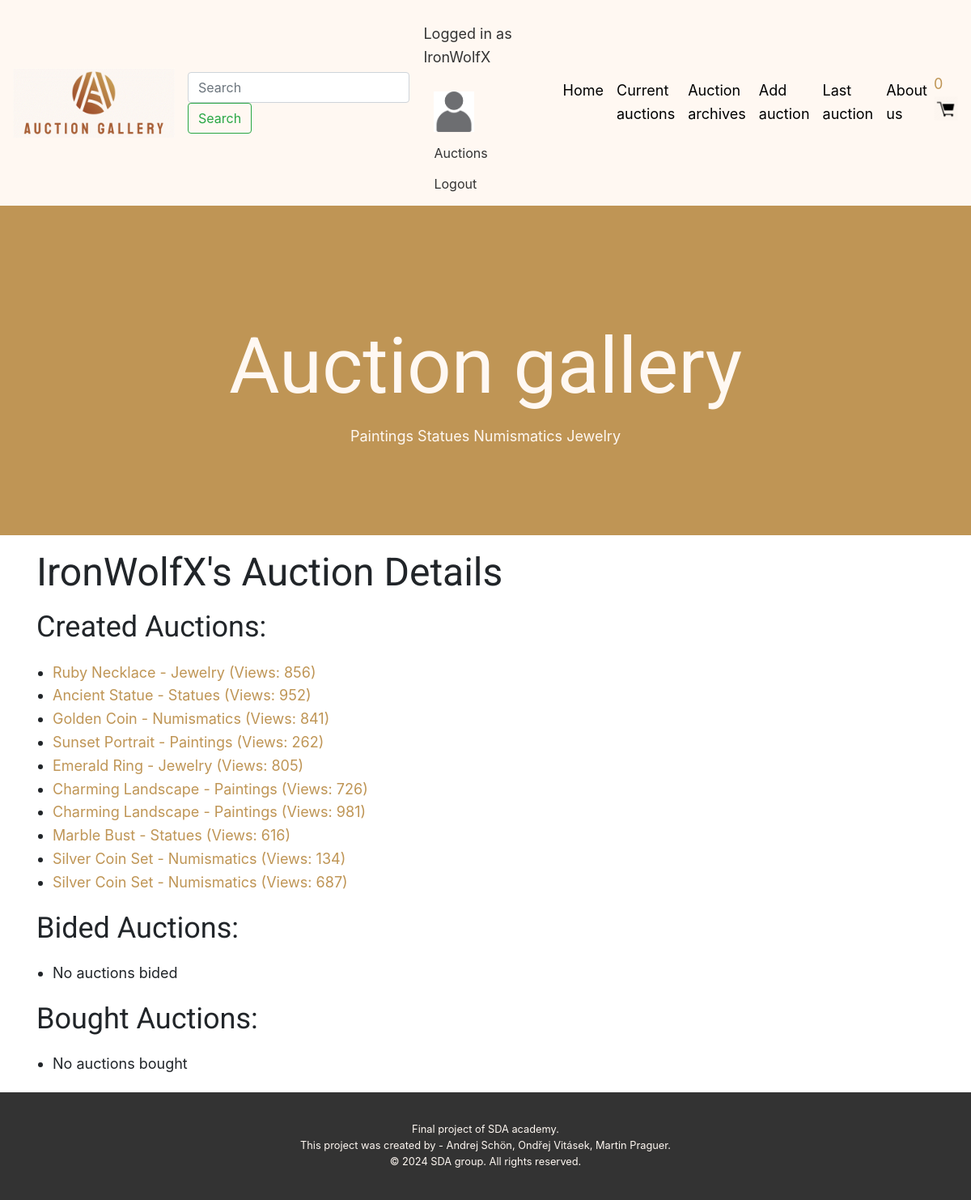
/users/15/ (signed in), run on the app's committed database.
### viewer/models.py (models this page shows, shortened)
class AddAuction(models.Model):
    name_auction = models.CharField(max_length=128)
    user_creator = models.ForeignKey(User, on_delete=models.DO_NOTHING, related_name='created_auctions')
    name_bider = models.ForeignKey(User, on_delete=models.DO_NOTHING, related_name='bided_auctions', null=True, blank=True)
    name_buyer = models.ForeignKey(User, on_delete=models.DO_NOTHING, related_name='listed_auctions', null=True, blank=True)
    category = models.ForeignKey('Category', on_delete=models.DO_NOTHING)
    description = models.TextField(default="No description provided")
    promotion = models.BooleanField(default=False)
    auction_start_date = models.DateTimeField(null=True, blank=True)
    auction_end_date = models.DateTimeField(null=True, blank=True)
    number_of_views = models.IntegerField(default=0)
    created = models.DateTimeField(auto_now_add=True)
    AUCTION_TYPE_CHOICES = [
        ('buy_now', 'Buy Now'),
        ('place_bid', 'Place Bid'),
    ]
    auction_type = models.CharField(max_length=10, choices=AUCTION_TYPE_CHOICES, default='place_bid')
    buy_now_price = models.DecimalField(max_digits=10, decimal_places=2, null=True, blank=True)
    price = models.DecimalField(max_digits=10, decimal_places=2, null=True, blank=True)
    start_price = models.DecimalField(max_digits=10, decimal_places=2, null=True, blank=True)
    previous_price = models.DecimalField(max_digits=10, decimal_places=2, null=True, blank=True)
    minimum_bid = models.DecimalField(max_digits=10, decimal_places=2, null=True, blank=True)
    is_sold = models.BooleanField(default=False)

class Category(models.Model):
    name = CharField(max_length=128)

### viewer/views.py (the view)
# urls.py: path('users/<int:user_id>/', user_detail, name='user_detail'),
@login_required
def user_detail(request, user_id):
    user_account = UserAccounts.objects.get(user=request.user)
    if user_account.account_type.account_type == 'Premium' or request.user.is_superuser:
        user = get_object_or_404(User, id=user_id)  # Získání detailů uživatele
        created_auctions = user.created_auctions.all()  # Aukce vytvořené uživatelem
        bided_auctions = user.bided_auctions.all()  # Aukce, kde uživatel přihazoval
        bought_auctions = user.listed_auctions.all()  # Aukce, které uživatel koupil
        return render(request, 'user_detail.html', {
            'user': user,
            'created_auctions': created_auctions,
            'bided_auctions': bided_auctions,
            'bought_auctions': bought_auctions,
        })
    else:
        return HttpResponseForbidden("Nemáte oprávnění pro zobrazení detailů uživatele.")

### viewer/cart_context.py (called while the page is built)
def cart_count(request):
    if request.user.is_authenticated:
        return {"cart_count": Cart.objects.filter(user=request.user).count() }
    else:
        return {}

### viewer/templates/user_detail.html
{% extends "base.html" %}
{% load static %}
{% load my_filters %}
{% block content %}
    <h2>{{ user.username }}'s Auction Details</h2>
    <h3>Created Auctions:</h3>
    <ul>
        {% for auction in created_auctions %}
            <li><a href="{% url 'add_auction_detail' auction.id %}">{{ auction.name_auction }} - {{ auction.category.name }} (Views: {{ auction.number_of_views }})</a></li>
        {% empty %}
            <li>No auctions created</li>
        {% endfor %}
    </ul>
    <h3>Bided Auctions:</h3>
    <ul>
        {% for auction in bided_auctions %}
            <li><a href="{% url 'add_auction_detail' auction.id %}">{{ auction.name_auction }} - {{ auction.category.name }} (Current Bid: {{ auction.price }})</a></li>
        {% empty %}
            <li>No auctions bided</li>
        {% endfor %}
    </ul>
    <h3>Bought Auctions:</h3>
    <ul>
        {% for auction in bought_auctions %}
            <li><a href="{% url 'add_auction_detail' auction.id %}">{{ auction.name_auction }} - {{ auction.category.name }} (Bought for: {{ auction.buy_now_price }})</a></li>
        {% empty %}
            <li>No auctions bought</li>
        {% endfor %}
    </ul>
{% endblock %}

### viewer/templates/navbar.html (shortened to what this page needs)
{% load static %}
<nav>
    {% if user.is_authenticated %}
        <div style="margin-left: 0.25cm;">
            <p style="color: #333333;">Logged in as {{ user.username }}
            </p>
            {% if user.profile.avatar %}
                <a href="{% url 'profile' %}" class="btn btn-link" style="color: #333333;"><img src="{{ user.profile.avatar.url }}" alt="Avatar" class="user-avatar" width="50" height="50"></a>
            {% else %}
                <a href="{% url 'profile' %}" class="btn btn-link" style="color: #333333;"><img src="{% static 'avatar.png' %}" alt="Default Avatar" class="user-avatar" width="50" height="50"></a>
            {% endif %}
            <a href="{% url 'auctions' %}" class="btn btn-link" style="color: #333333;">Auctions</a>
            <form method="post" action="{% url 'logout' %}" style="display:inline;">
                <button type="submit" class="btn btn-link" style="color: #333333;">Logout</button>
            </form>
        </div>
    {% else %}
        <a href="{% url 'login' %}" class="btn btn-link" style="color: #333333;">Login</a>
        <a href="{% url 'sign_up' %}" class="btn btn-link" style="color: #333333;">Sign up</a>
    {% endif %}
</nav>

### data on the page
AddAuction: name_auction "Ruby Necklace", category.name "Jewelry", number_of_views "856"
AddAuction: name_auction "Ancient Statue", category.name "Statues", number_of_views "952"
AddAuction: name_auction "Golden Coin", category.name "Numismatics", number_of_views "841"
AddAuction: name_auction "Sunset Portrait", category.name "Paintings", number_of_views "262"
AddAuction: name_auction "Emerald Ring", category.name "Jewelry", number_of_views "805"
AddAuction: name_auction "Charming Landscape", category.name "Paintings", number_of_views "726"
AddAuction: name_auction "Charming Landscape", category.name "Paintings", number_of_views "981"
AddAuction: name_auction "Marble Bust", category.name "Statues", number_of_views "616"
AddAuction: name_auction "Silver Coin Set", category.name "Numismatics", number_of_views "134"
AddAuction: name_auction "Silver Coin Set", category.name "Numismatics", number_of_views "687"

### other printed values
{{ user.username }} "IronWolfX"
{{ cart_count }} "0"
